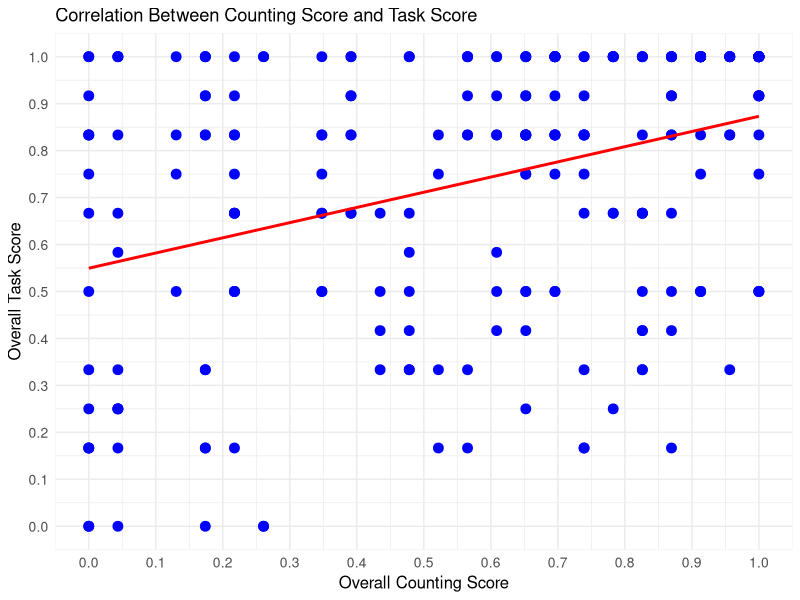
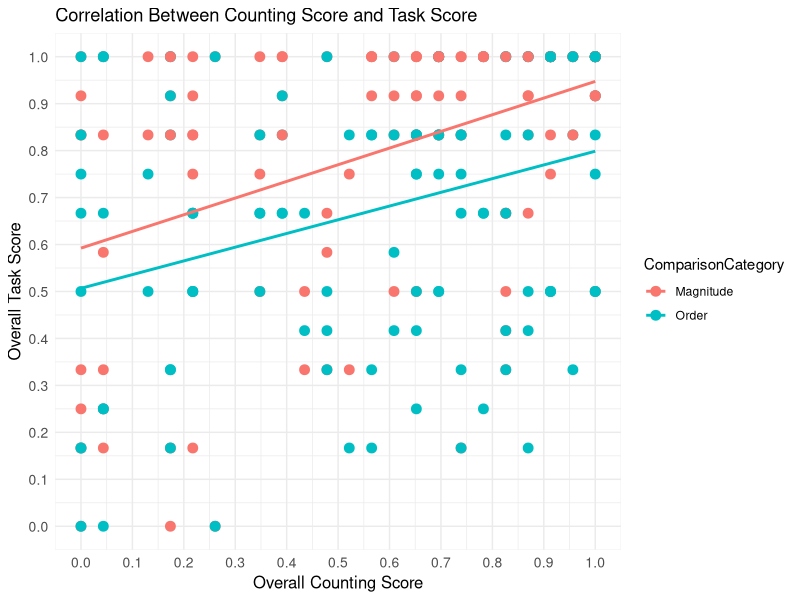
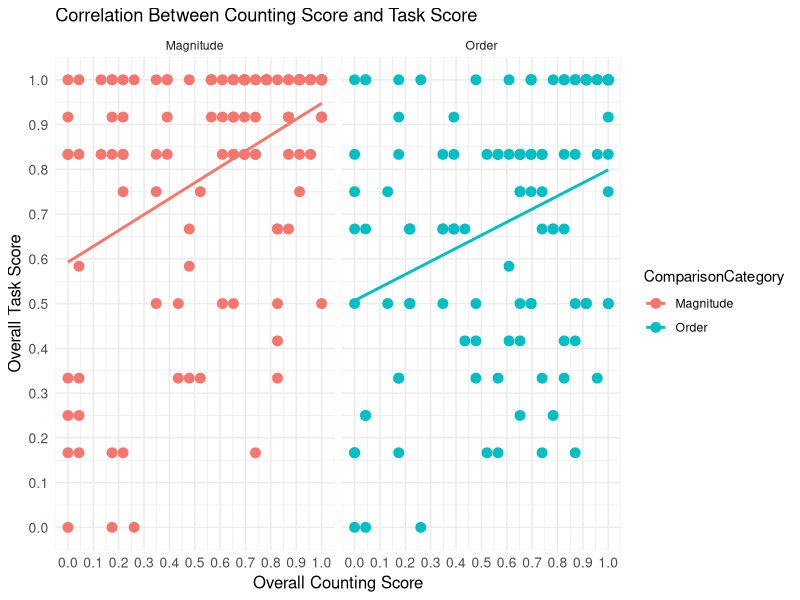

Source code (R) for these figures, in order:
## ---- chunk 1
#this is just to give you an example of the code chunk header above, which is only necessary if you're submitting an assignment with code that won't run.
#for example, you might want to do that if you've made some progress on a problem, but aren't able to fully complete it. Rather than submitting nothing, submit what you've done so far. 
## ---- chunk 2
library(tidyverse)
## ---- chunk 3
counting <- read.csv("BABSYN_counting_tidy.csv")
task_data <- read.csv("BABSYN_YNtask_tidy.csv")

## ---- chunk 4
counting_summary <- counting %>%
  filter(Include == 1) %>%  # Filter data for children with Include variable equal to 1
  group_by(SubID) %>%
  summarize(PropCorrCounting = mean(accuracy))
## ---- chunk 5

task_summary <- task_data %>%
  filter(Include == 1) %>%
  mutate(ComparisonCategory = case_when(
    grepl("Before|After", Comparison) ~ "Order",
    grepl("Smaller|Bigger", Comparison) ~ "Magnitude",
    TRUE ~ NA_character_
  )) %>%
  mutate(SideCategory = ifelse(Side == "same", "Same", "Opposite")) %>%
  mutate(TrialCategory = ifelse(grepl("consecutive", TrialType), "Consecutive", "Non-consecutive")) %>%
  group_by(SubID, ComparisonCategory, SideCategory, TrialCategory) %>%
  summarise(PropCorrYNTask = mean(Response.corr, na.rm = TRUE))




## ---- chunk 6
glimpse(task_summary)
## ---- chunk 7
combined_summary <- counting_summary %>%
  inner_join(task_summary, by = "SubID")
## ---- chunk 8
# PropCorrCounting repeats because it presents the proportion of correct responses in the counting task-- remains constant for that participant.
## ---- chunk 9
# Calculate the overall counting score
counting_summary <- counting %>%
  filter(Include == 1) %>%
  group_by(SubID) %>%
  summarize(PropCorrCounting = mean(accuracy))

# Calculate the overall task score
task_summary <- task_data %>%
  filter(Include == 1) %>%
  mutate(ComparisonCategory = case_when(
    grepl("Before|After", Comparison) ~ "Order",
    grepl("Smaller|Bigger", Comparison) ~ "Magnitude",
    TRUE ~ NA_character_
  )) %>%
  mutate(SideCategory = ifelse(Side == "same", "Same", "Opposite")) %>%
  mutate(TrialCategory = ifelse(grepl("consecutive", TrialType), "Consecutive", "Non-consecutive")) %>%
  group_by(SubID, ComparisonCategory, SideCategory, TrialCategory) %>%
  summarise(PropCorrYNTask = mean(Response.corr, na.rm = TRUE))

# Merge the datasets based on 'SubID'
merged_data <- counting_summary %>%
  inner_join(task_summary, by = "SubID")

# Create a scatter plot to explore the hypothesis
ggplot(merged_data, aes(x = PropCorrCounting, y = PropCorrYNTask)) +
  geom_point(color = "blue", size = 3) +  # Scatter plot points
  geom_smooth(method = "lm", color = "red", se = FALSE) +  # Linear regression line
  labs(
    title = "Correlation Between Counting Score and Task Score",
    x = "Overall Counting Score",
    y = "Overall Task Score"
  ) +
  scale_x_continuous(limits = c(0, 1), breaks = seq(0, 1, 0.1)) +
  scale_y_continuous(limits = c(0, 1), breaks = seq(0, 1, 0.1)) +
  theme_minimal() +
  theme(
    axis.title = element_text(size = 12),
    axis.text = element_text(size = 10),
    legend.position = "none"
  )


## ---- chunk 10
# Create a scatter plot to explore the hypothesis
ggplot(merged_data, aes(x = PropCorrCounting, y = PropCorrYNTask, color = ComparisonCategory)) +
  geom_point(size = 3) +
  geom_smooth(method = "lm", se = FALSE) +
  labs(
    title = "Correlation Between Counting Score and Task Score",
    x = "Overall Counting Score",
    y = "Overall Task Score"
  ) +
  scale_x_continuous(limits = c(0, 1), breaks = seq(0, 1, 0.1)) +
  scale_y_continuous(limits = c(0, 1), breaks = seq(0, 1, 0.1)) +
  theme_minimal() +
  theme(
    axis.title = element_text(size = 12),
    axis.text = element_text(size = 10)
  )

## ---- chunk 11
# Create separate faceted plots for Order and Magnitude tasks
ggplot(merged_data, aes(x = PropCorrCounting, y = PropCorrYNTask, color = ComparisonCategory)) +
  geom_point(size = 3) +
  geom_smooth(method = "lm", se = FALSE) +
  labs(
    title = "Correlation Between Counting Score and Task Score",
    x = "Overall Counting Score",
    y = "Overall Task Score"
  ) +
  scale_x_continuous(limits = c(0, 1), breaks = seq(0, 1, 0.1)) +
  scale_y_continuous(limits = c(0, 1), breaks = seq(0, 1, 0.1)) +
  theme_minimal() +
  theme(
    axis.title = element_text(size = 12),
    axis.text = element_text(size = 10)
  ) +
  facet_wrap(~ComparisonCategory)

